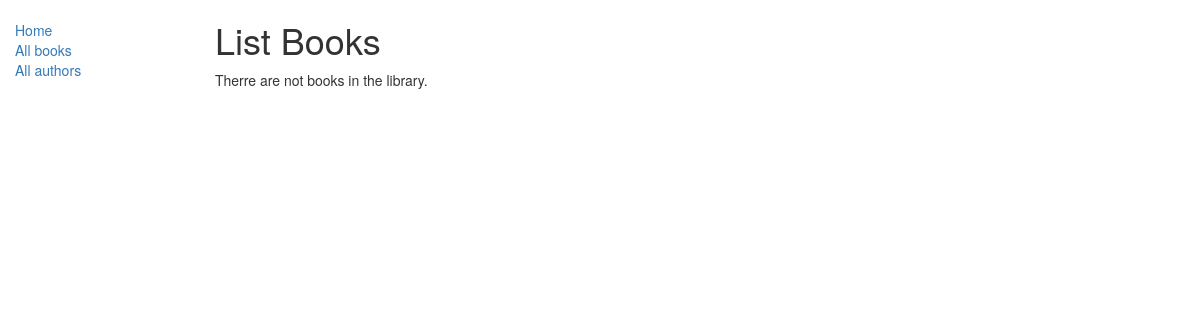
/catalog/books/, run on an earlier commit of the app's database.
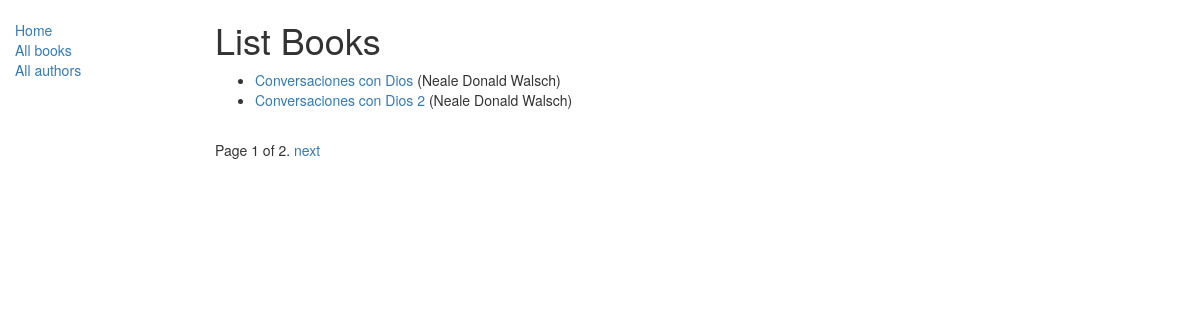
And on a later commit of the database.
### catalog/models.py (models this page shows, shortened)
class Book(models.Model):
    title = models.CharField(max_length=100, help_text="Enter the book's title")
    author = models.ForeignKey('Author', on_delete=models.SET_NULL, null=True)
    summary = models.TextField(max_length=1000, help_text='Enter a brief description of the book')
    isbn = models.CharField('ISBN',max_length=13, help_text='13 Caracteres <a target="_blank" href="https://www.isbn-international.org/content/what-isbn">ISBN number</a>')
    genre = models.ManyToManyField('Genre', help_text='choose a genre for this book')
    language = models.ForeignKey('Language', on_delete=models.SET_NULL, null=True, blank=True)
    def display_genre(self):
        return ', '.join([genre.name for genre in self.genre.all()[:3]])
    display_genre.short_description = 'Genre'
    class Meta:
        ordering = ['title', 'author']
    def get_absolute_url(self):
        return reverse("book-detail", args=[str(self.id)])

class Author(models.Model):
    name = models.CharField(max_length=50)
    date_of_birth = models.DateField(null=True, blank=True)
    date_of_death = models.DateField('Dead', null=True, blank=True)
    def __str__(self):
        return self.name
    class Meta:
        ordering=["name"]

### catalog/views.py (the view)
# urls.py: path('books/', views.BookListView.as_view(), name='books'),
class BookListView(generic.ListView):
    model = Book
    paginate_by = 2

### catalog/templates/catalog/book_list.html
{% extends "base_generic.html" %}
{% block content %}
    <h1>List Books</h1>
    {% if book_list %}
    <ul>
        {% for book in book_list %}
        <li>
            <a href='{{book.get_absolute_url}}'>{{book.title}}</a> ({{book.author}})
        </li>
        {% endfor %}
    </ul>
    {% else %}
        <p>Therre are not books in the library.</p>
    {%endif%}
{% endblock %}

### catalog/templates/base_generic.html (shortened to what this page needs)
<!DOCTYPE html>
<html lang="en">
<head>
  <link rel="stylesheet" href="https://maxcdn.bootstrapcdn.com/bootstrap/3.3.7/css/bootstrap.min.css">
  {% load static %}
  <link rel="stylesheet" href="{% static 'css/styles.css' %}">
</head>
<body>
  <div class="container-fluid">
    <div class="row">
      <div class="col-sm-2">
      {% block sidebar %}
      <ul class="sidebar-nav">
          <li><a href="{% url 'index' %}">Home</a></li>
          <li><a href="{% url 'books'%}">All books</a></li>
          <li><a href="{% url 'authors'%}">All authors</a></li>
      </ul>
     {% endblock %}
      </div>
      <div class="col-sm-10 ">
      {% block content %}{% endblock %}
      {% block pagination %}
        {% if is_paginated %}
          <div class="pagination">
              <span class="page-links">
                  <span class="page-current">
                      Page {{ page_obj.number }} of {{ page_obj.paginator.num_pages }}.
                  </span>
                  {% if page_obj.has_next %}
                      <a href="{{ request.path }}?page={{ page_obj.next_page_number }}">next</a>
                  {% endif %}
              </span>
          </div>
        {% endif %}
      {% endblock %}
      </div>
    </div>
  </div>
</body>
</html>

### catalog/static/css/styles.css (style rules this page uses)
.sidebar-nav { margin-top: 20px; padding: 0; list-style: none; }

What changed in the data, as far as the page shows it:
added Book: title "Conversaciones con Dios", author "Neale Donald Walsch"
added Book: title "Conversaciones con Dios 2", author "Neale Donald Walsch"
Also different on the page:
{{ page_obj.number }}: (not shown) → "1"
{{ page_obj.paginator.num_pages }}: (not shown) → "2"
text no longer shown: "Therre are not books in the library."
text now shown: "Page of . next"
